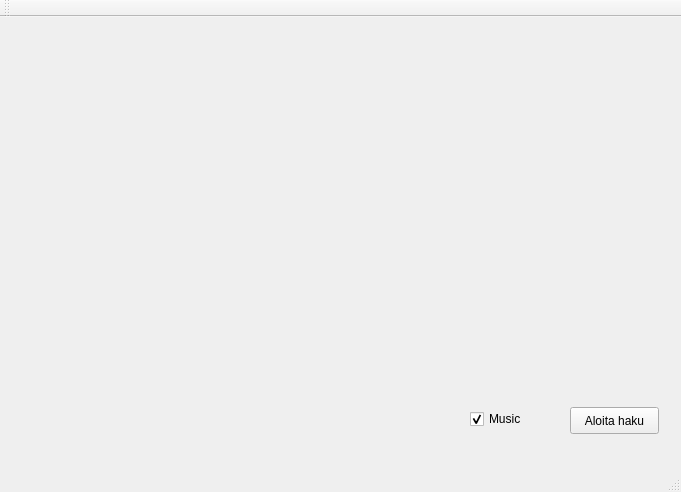
<?xml version="1.0" encoding="UTF-8"?>
<ui version="4.0">
 <class>MainWindow</class>
 <widget class="QMainWindow" name="MainWindow">
  <property name="geometry">
   <rect>
    <x>0</x>
    <y>0</y>
    <width>681</width>
    <height>492</height>
   </rect>
  </property>
  <property name="windowTitle">
   <string>MainWindow</string>
  </property>
  <widget class="QWidget" name="centralWidget">
   <widget class="QPushButton" name="haunAloitusNappi">
    <property name="geometry">
     <rect>
      <x>570</x>
      <y>390</y>
      <width>89</width>
      <height>27</height>
     </rect>
    </property>
    <property name="text">
     <string>Aloita haku</string>
    </property>
   </widget>
   <widget class="QWidget" name="gridLayoutWidget">
    <property name="geometry">
     <rect>
      <x>10</x>
      <y>70</y>
      <width>641</width>
      <height>151</height>
     </rect>
    </property>
    <layout class="QGridLayout" name="gridLayout"/>
   </widget>
   <widget class="QCheckBox" name="MusicCheckbox">
    <property name="geometry">
     <rect>
      <x>470</x>
      <y>390</y>
      <width>85</width>
      <height>24</height>
     </rect>
    </property>
    <property name="text">
     <string>Music</string>
    </property>
    <property name="checked">
     <bool>true</bool>
    </property>
   </widget>
  </widget>
  <widget class="QMenuBar" name="menuBar">
   <property name="geometry">
    <rect>
     <x>0</x>
     <y>0</y>
     <width>681</width>
     <height>23</height>
    </rect>
   </property>
  </widget>
  <widget class="QToolBar" name="mainToolBar">
   <attribute name="toolBarArea">
    <enum>TopToolBarArea</enum>
   </attribute>
   <attribute name="toolBarBreak">
    <bool>false</bool>
   </attribute>
  </widget>
  <widget class="QStatusBar" name="statusBar"/>
 </widget>
 <layoutdefault spacing="6" margin="11"/>
 <resources/>
 <connections/>
</ui>
